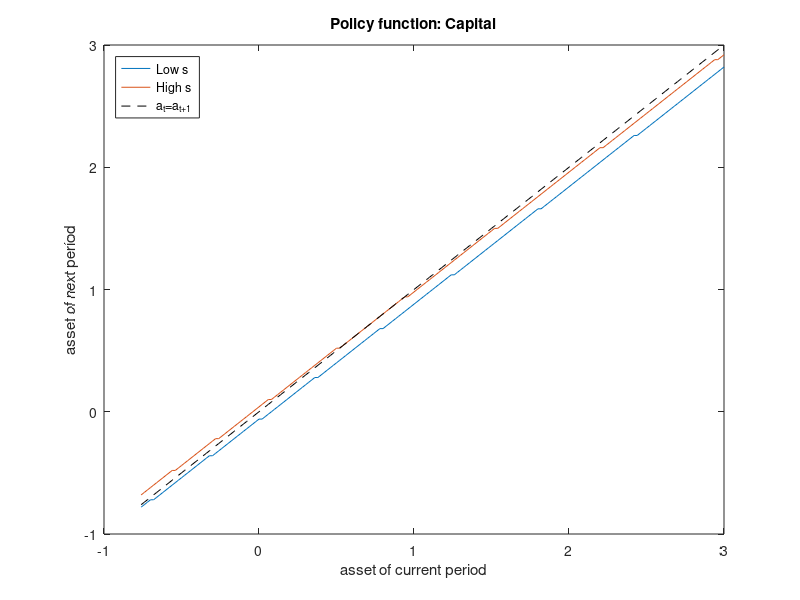
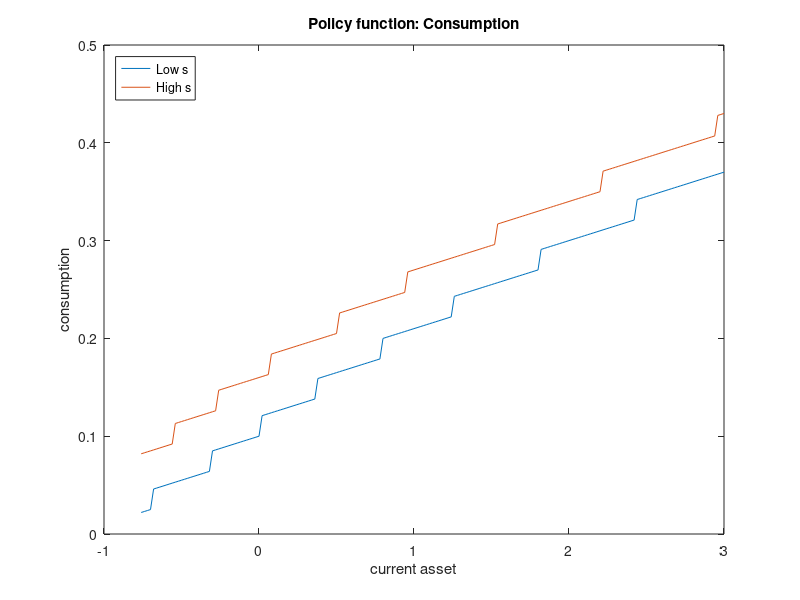

Here is the MATLAB script that generated these plots, in order:

%% Example of discrete state dynamic programming
%% adapted from example in Ljungvist and Sargent 
%%    and code from Sargent's web page


mu     = 3; % risk aversion \\
beta   = 0.9;   % subjective discount factor \\
wage= .2; r=0.05; % wages and interest rates \\
N = 2; prob=[.8,.2;.05,.95]; % \# of wage states and transitions\\
s=[.2,1]; % employment states

      phi  = (wage*s(1)/r);          
% -phi is borrowing limit, 
%--------------------------------------------------------------------                               
                                                              
%   form capital grid
   
maxkap = 3;                     % maximum value of capital grid  
minkap = -phi;                   % borrowing constraint
inckap = 0.02;                    % size of capital grid increments
kap    = minkap:inckap:maxkap;   % state of assets 
nkap   = length(kap);            % number of grid points

   %  initialize some variables
   %
   v       = zeros(nkap,N);
   decis   = zeros(nkap,N);
   
   test    = 10;
   
   %  iterate on Bellman equation and get the decision 
   %  rules and the value function at the optimum         
   %
   cons = zeros(nkap,nkap,N);
   util = zeros(nkap,nkap,N);
   vint = zeros(nkap,nkap,N);
   tv   = zeros(N,nkap);
   tdecis = zeros(N,nkap);
   
   iter=0;
   
   tic
   while test ~= 0;
      
  
   %  tabulate the utility function such that for zero or negative
   %  consumption utility remains a large negative number so that
   %  such values will never be chosen as utility maximizing      
   for j=1:N
      
      
      cons(:,:,j) = s(j)*wage + (1+r)*ones(nkap,1)*kap -...
         kap'*ones(1,nkap);
            
            
      util(:,:,j) = (cons(:,:,j).^(1-mu)-1)/(1-mu);
      utilj = util(:,:,j);
      
      Aj = cons(:,:,j);                % give negative value to 
      i = find( Aj <= 0);              % infeasible consumption choice
      utilj(i) = -10000;
      util(:,:,j) = utilj;

      futval = sum((ones(nkap,1)*prob(j,:)).*v,2); % nkap by 1 vector of
                                                   % future value function
                                                   
                                             
      vint(:,:,j) = util(:,:,j) + beta*futval*ones(1,nkap);
      [t1,t2] = max(vint(:,:,j));
      
      tv(j,:) =t1;
      tdecis(j,:)=t2;
   end
       tv1     = tv';
       tdecis1 = tdecis';
       test=max(any(tdecis1-decis));
       nprin=10;
       if iter==nprin*round(iter/nprin)
           disp(['Iteration=', num2str(iter),... 
               ', k Error=', num2str(max(max(abs(tdecis1-decis)))),...
               ', V Error=', num2str(max(max(abs(tv1-v))))])
       end
       iter=iter+1;
       decis=tdecis1;
       v=tv1;
   end;
   toc
   % focus on decisions off lowest boundary...
   
   decis = -phi + (decis(3:end,:)-1)*inckap;
   [xs,ykap] = meshgrid(s,kap(3:end));
   condecis = wage*xs+(1+r)*ykap-decis;
   kap=kap(3:end);
  
figure(1)
      plot(kap,decis(:,1),kap,decis(:,2),kap,kap,'k--')
      title('Policy function: Capital')
      xlabel('asset of current period')
      ylabel('asset of next period')
      legend('Low s','High s','a_t=a_{t+1}','location','Northwest')
      print -depsc pol_cap.eps
      
figure(2)
      plot(kap,condecis(:,1),kap,condecis(:,2))
      title('Policy function: Consumption')
      xlabel('current asset')
      ylabel('consumption')
      legend('Low s','High s','location','Northwest')
      print -depsc pol_cons.eps
   

